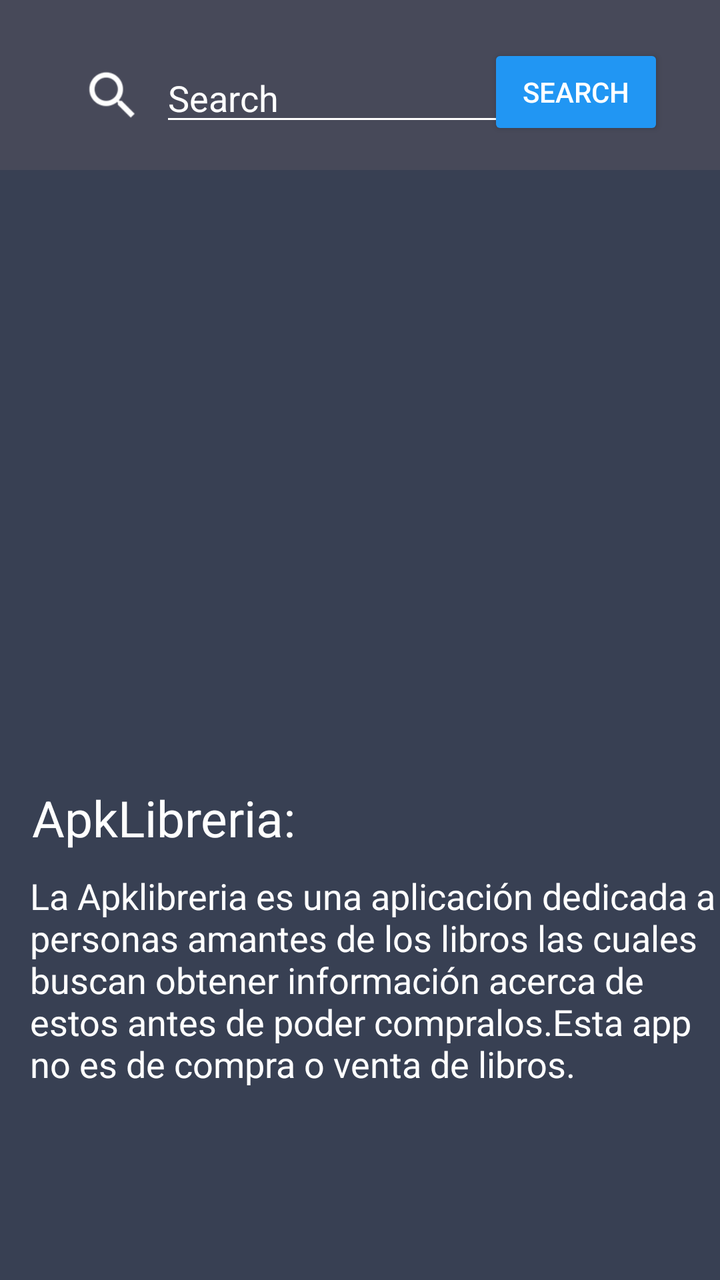
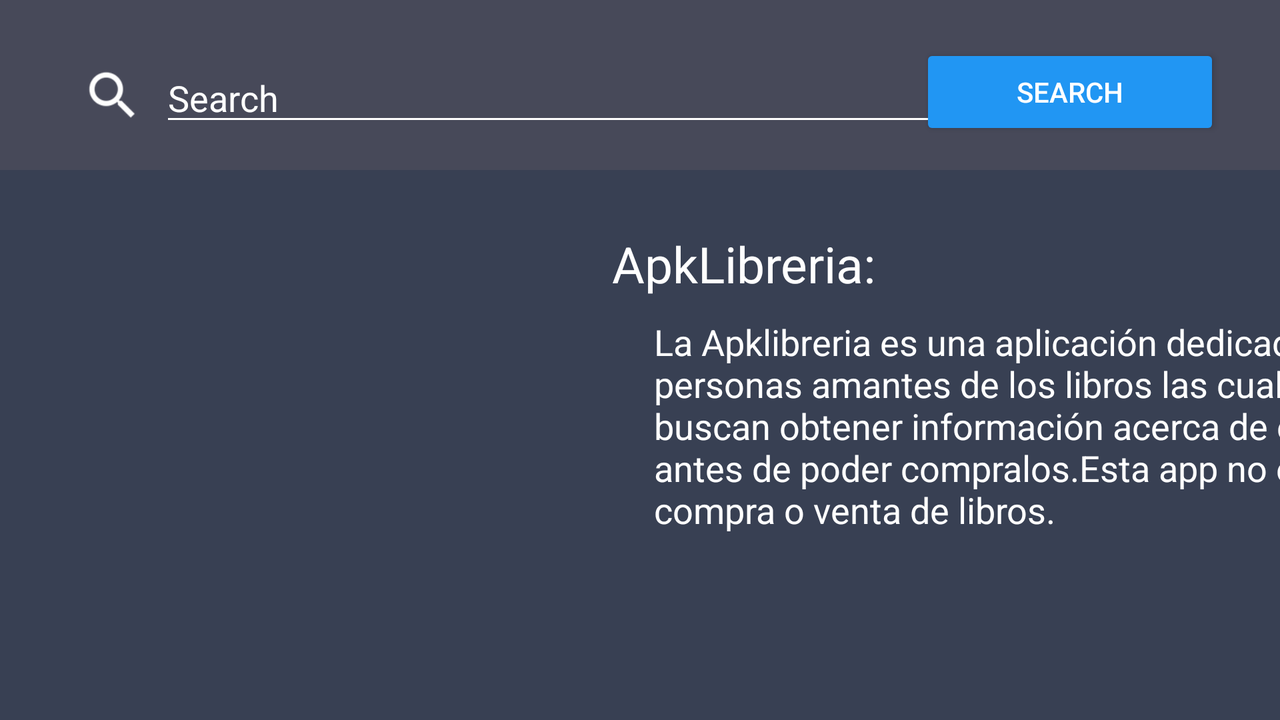

First picture: res/layout/ on a phone held upright. Second picture: the repository's own variant of that layout, on a device whose configuration matches the variant's folder. Source for both follows.
<!-- AndroidManifest.xml: application theme Theme.ApkLibreria -->
<!-- res/layout/activity_inicio.xml -->
<?xml version="1.0" encoding="utf-8"?>
<androidx.constraintlayout.widget.ConstraintLayout xmlns:android="http://schemas.android.com/apk/res/android"
    xmlns:app="http://schemas.android.com/apk/res-auto"
    xmlns:tools="http://schemas.android.com/tools"
    xmlns:herramientas="http://esquemas.android.com/herramientas"
    herramientas:ignorar= "RtlSymmetry"
    android:id="@+id/constraints"
    android:layout_width="match_parent"
    android:layout_height="match_parent"
    android:background="#384053"
    android:orientation="vertical"
    tools:context=".Inicio.Inicio">

    <TextView
        android:id="@+id/apkLibreria"
        android:layout_width="wrap_content"
        android:layout_height="0dp"
        android:layout_marginTop="10dp"
        herramientas:ignorar= "RtlSymmetry"
        android:paddingStart="15dp"
        android:text="La Apklibreria es una aplicación dedicada a personas amantes de los libros las cuales buscan obtener información acerca de estos antes de poder compralos.Esta app no es de compra o venta de libros."
        android:textColor="@color/white"
        android:textSize="18sp"
        app:layout_constraintStart_toStartOf="parent"
        app:layout_constraintTop_toBottomOf="@+id/ApkLibreria"
        tools:ignore="RtlSymmetry" />

    <Button
        android:id="@+id/search_button"
        android:layout_width="wrap_content"
        android:layout_height="wrap_content"
        android:layout_marginTop="22dp"

        android:layout_marginEnd="28dp"
        android:backgroundTint="#2196F3"
        android:text="Search"
        android:textColor="@color/white"
        app:layout_constraintEnd_toEndOf="parent"
        app:layout_constraintTop_toTopOf="parent"
        tools:ignore="TextContrastCheck,DuplicateSpeakableTextCheck" />

    <EditText
        android:id="@+id/search"
        android:layout_width="180dp"
        android:layout_height="40dp"
        android:layout_marginStart="80dp"
        android:layout_marginTop="28dp"
        android:backgroundTint="@color/white"
        android:ems="10"
        android:hint="Search"

        android:inputType="textPersonName"
        android:textColor="@color/white"
        android:textColorHint="@color/white"
        app:layout_constraintStart_toStartOf="parent"
        app:layout_constraintTop_toTopOf="parent"
        tools:ignore="TouchTargetSizeCheck"
        android:importantForAutofill="no" />

    <ImageView
        android:id="@+id/imageView"
        android:layout_width="36dp"
        android:layout_height="31dp"
        android:layout_marginStart="32dp"
        android:layout_marginTop="32dp"
        app:layout_constraintEnd_toStartOf="@+id/search"
        app:layout_constraintStart_toStartOf="parent"
        app:layout_constraintTop_toTopOf="parent"
        app:srcCompat="?android:attr/actionModeWebSearchDrawable"
        app:tint="@color/white"
          />

    <View
        android:id="@+id/view3"
        android:layout_width="0dp"
        android:layout_height="85dp"
        android:background="#474959"
        android:backgroundTint="#474959"
        android:elevation="-1dp"
        app:layout_constraintBottom_toBottomOf="parent"
        app:layout_constraintEnd_toEndOf="parent"
        app:layout_constraintHorizontal_bias="0.0"
        app:layout_constraintStart_toStartOf="parent"
        app:layout_constraintTop_toTopOf="parent"


        app:layout_constraintVertical_bias="0.0" />

    <ImageView
        android:id="@+id/imageView4"
        android:layout_width="312dp"
        android:layout_height="263dp"
        android:layout_marginTop="24dp"
        app:layout_constraintEnd_toEndOf="parent"
        app:layout_constraintStart_toStartOf="parent"
        app:layout_constraintTop_toBottomOf="@+id/view3"
        app:srcCompat="@drawable/_80b585b2edbce24c47b276b"
        />

    <TextView
        android:id="@+id/ApkLibreria"
        android:layout_width="wrap_content"
        android:layout_height="wrap_content"
        android:layout_marginStart="16dp"
        android:layout_marginTop="20dp"
        android:text="ApkLibreria:"
        android:textColor="@color/white"
        android:textSize="25sp"
        app:layout_constraintStart_toStartOf="parent"
        app:layout_constraintTop_toBottomOf="@+id/imageView4" />


</androidx.constraintlayout.widget.ConstraintLayout>
<!-- resources referenced by this layout -->
<resources>
  <style name="Theme.ApkLibreria" parent="Theme.MaterialComponents.DayNight.DarkActionBar">
          
          <item name="colorPrimary">#2196F3</item>
          <item name="colorPrimaryVariant">#2196F3</item>
          <item name="colorOnPrimary">@color/white</item>
          
          <item name="colorSecondary">@color/teal_200</item>
          <item name="colorSecondaryVariant">@color/teal_700</item>
          <item name="colorOnSecondary">@color/black</item>
          
          <item name="android:statusBarColor" tools:targetApi="l">?attr/colorPrimaryVariant</item>
          
      </style>
</resources>
<!-- res/layout-land/activity_inicio.xml (the author's variant of the layout above) -->
<!-- drawn on the phone turned sideways -->
<?xml version="1.0" encoding="utf-8"?>
<androidx.constraintlayout.widget.ConstraintLayout xmlns:android="http://schemas.android.com/apk/res/android"
    xmlns:app="http://schemas.android.com/apk/res-auto"
    xmlns:tools="http://schemas.android.com/tools"
    android:id="@+id/constraints"
    android:layout_width="match_parent"
    android:layout_height="match_parent"
    android:background="#384053"
    android:orientation="vertical"
    tools:context=".Inicio.Inicio">

    <TextView
        android:id="@+id/apkLibreria"
        android:layout_width="374dp"
        android:layout_height="176dp"
        android:layout_marginStart="312dp"
        android:layout_marginTop="10dp"
        android:paddingStart="15dp"
        android:text="La Apklibreria es una aplicación dedicada a personas amantes de los libros las cuales buscan obtener información acerca de estos antes de poder compralos.Esta app no es de compra o venta de libros."
        android:textColor="@color/white"
        android:textSize="18sp"
        app:layout_constraintStart_toStartOf="parent"
        app:layout_constraintTop_toBottomOf="@+id/ApkLibreria"
        tools:ignore="RtlSymmetry" />

    <Button
        android:id="@+id/search_button"
        android:layout_width="150dp"
        android:layout_height="wrap_content"
        android:layout_marginTop="22dp"

        android:layout_marginEnd="30dp"
        android:backgroundTint="#2196F3"
        android:text="Search"
        android:textColor="@color/white"
        app:layout_constraintEnd_toEndOf="parent"
        app:layout_constraintTop_toTopOf="parent"
        tools:ignore="DuplicateSpeakableTextCheck,TextContrastCheck" />

    <EditText
        android:id="@+id/search"
        android:layout_width="450dp"
        android:layout_height="40dp"
        android:layout_marginStart="80dp"
        android:layout_marginTop="28dp"
        android:backgroundTint="@color/white"
        android:ems="10"
        android:hint="Search"

        android:inputType="textPersonName"
        android:textColor="@color/white"
        android:textColorHint="@color/white"
        app:layout_constraintStart_toStartOf="parent"
        app:layout_constraintTop_toTopOf="parent"
        tools:ignore="TouchTargetSizeCheck"
        android:autofillHints="" />

    <ImageView
        android:id="@+id/imageView"
        android:layout_width="36dp"
        android:layout_height="31dp"
        android:layout_marginStart="32dp"
        android:layout_marginTop="32dp"
        app:layout_constraintEnd_toStartOf="@+id/search"
        app:layout_constraintStart_toStartOf="parent"
        app:layout_constraintTop_toTopOf="parent"
        app:srcCompat="?android:attr/actionModeWebSearchDrawable"
        app:tint="@color/white"
         />

    <View
        android:id="@+id/view3"
        android:layout_width="0dp"
        android:layout_height="85dp"
        android:background="#474959"
        android:backgroundTint="#474959"
        android:elevation="-1dp"
        app:layout_constraintBottom_toBottomOf="parent"
        app:layout_constraintEnd_toEndOf="parent"
        app:layout_constraintHorizontal_bias="0.0"
        app:layout_constraintStart_toStartOf="parent"
        app:layout_constraintTop_toTopOf="parent"


        app:layout_constraintVertical_bias="0.0" />

    <ImageView
        android:id="@+id/imageView4"
        android:layout_width="233dp"
        android:layout_height="196dp"
        android:layout_marginTop="12dp"
        app:layout_constraintEnd_toEndOf="parent"
        app:layout_constraintHorizontal_bias="0.032"
        app:layout_constraintStart_toStartOf="parent"
        app:layout_constraintTop_toBottomOf="@+id/view3"
        app:srcCompat="@drawable/_80b585b2edbce24c47b276b"
         />

    <TextView
        android:id="@+id/ApkLibreria"
        android:layout_width="wrap_content"
        android:layout_height="wrap_content"
        android:layout_marginStart="60dp"
        android:layout_marginTop="30dp"
        android:text="ApkLibreria:"
        android:textColor="@color/white"
        android:textSize="25sp"
        app:layout_constraintStart_toEndOf="@+id/imageView4"
        app:layout_constraintTop_toBottomOf="@+id/view3" />


</androidx.constraintlayout.widget.ConstraintLayout>
